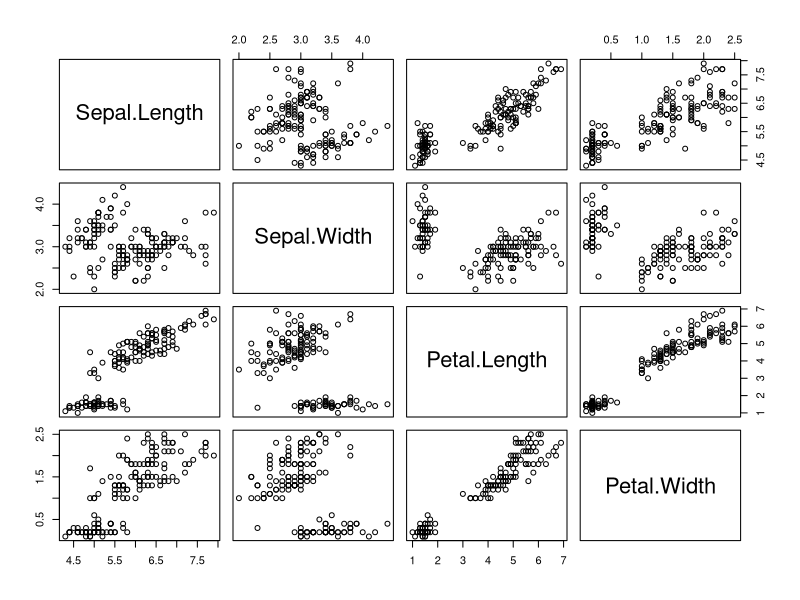
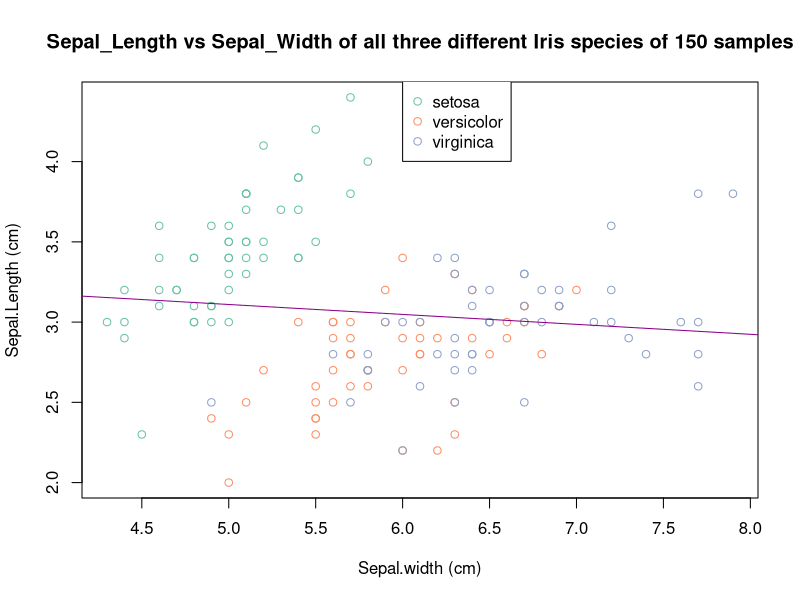
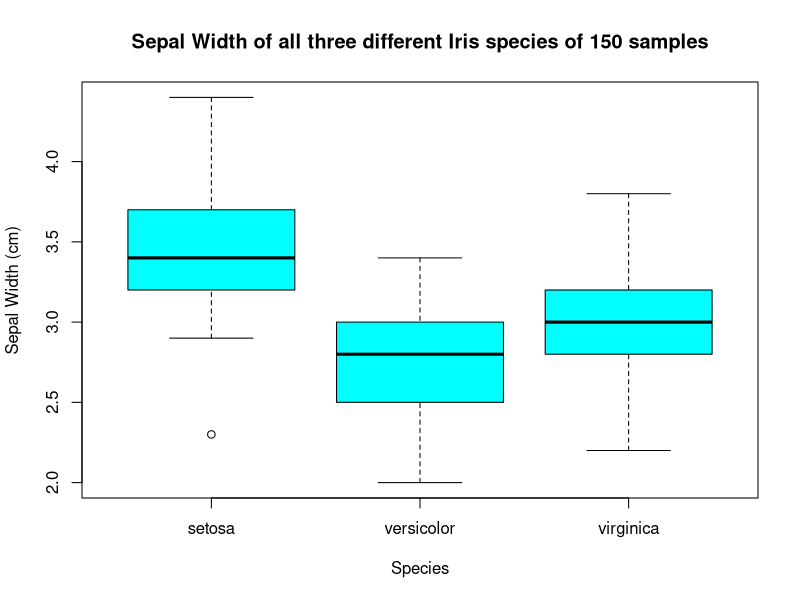
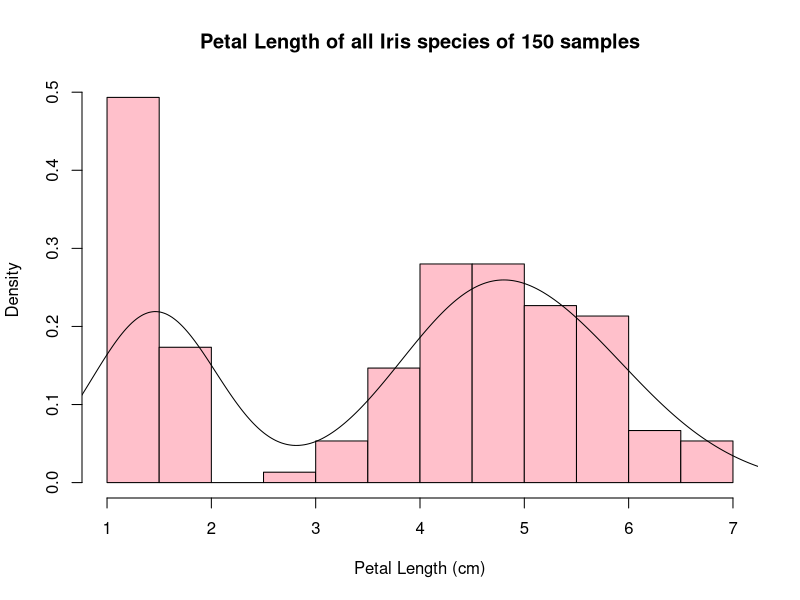
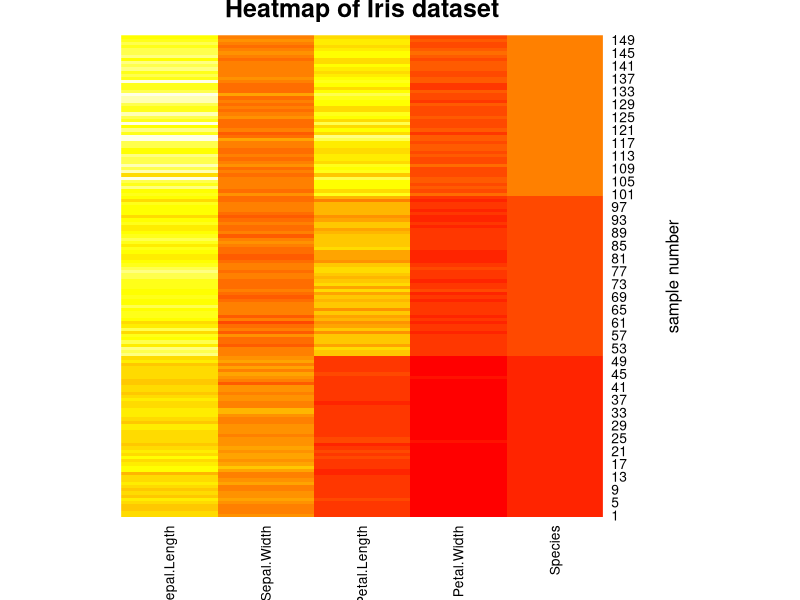
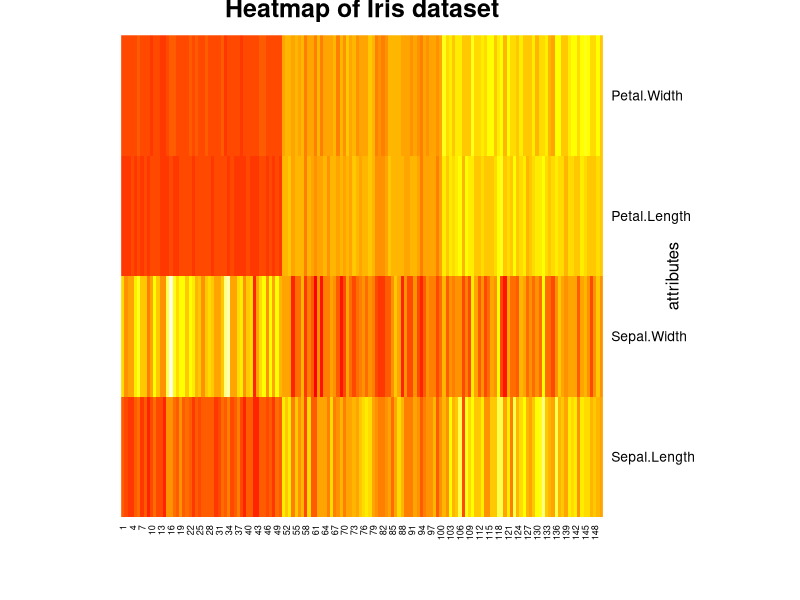
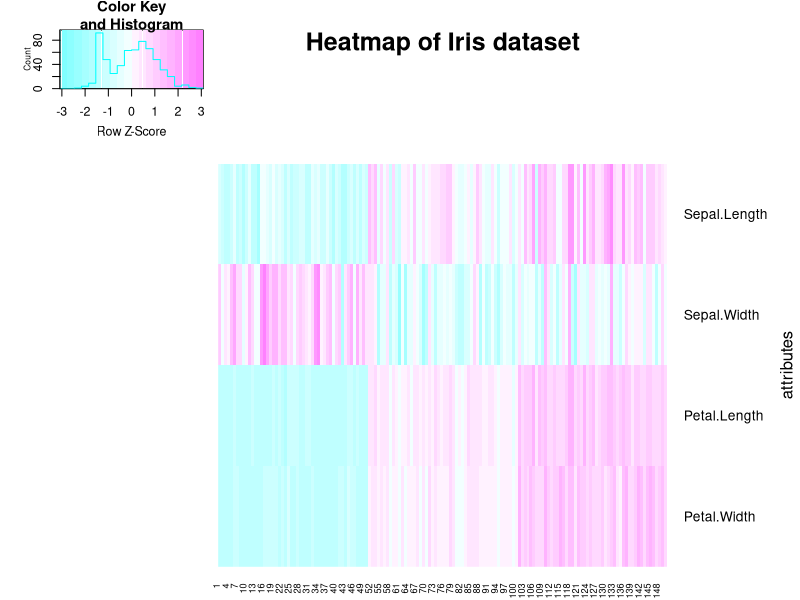

Source code (R) for these figures, in order:
## ---- chunk 1
knitr::opts_chunk$set(echo = TRUE)
## ---- chunk 2
library(RColorBrewer) # for the colors of the graphs
library(gplots) # for heat map
## ---- chunk 3
library(datasets)
data("iris") #"iris" is one of few built-in R datasets!
summary(iris) #output a summary data table of all 150 irises
## ---- chunk 4
names(iris) # list variables
pairs(iris[1:4]) # illustrate how variables compare to eachother. Excluding "Species"
#this function provides a list of scatterplots of each variable being "mapped" to eachother as both independent and dependent variables
## ---- chunk 5
# Plotting the main and both axis titles
# RColorBrewer (n, name). n = number of different colors (3), name = selected from "brewer.pal.info". More info check out ?ColorBrewer reference 

plot(Sepal.Width ~ Sepal.Length, data = iris, main = "Sepal_Length vs Sepal_Width of all three different Iris species of 150 samples", xlab = "Sepal.width (cm)", ylab ="Sepal.Length (cm)", col=brewer.pal(3, "Set2") [iris$Species]) 

# Add regression line
abline(lm(Sepal.Width ~ Sepal.Length, data = iris), col = 'darkmagenta')

# legend of of the three different species
legend(x=6.0, y=4.5, legend=levels(iris$Species), col=brewer.pal(3, "Set2"), pch=1)

#Summary table of regression data
summary(lm(Sepal.Width ~ Sepal.Length, data = iris))

#Notice how Setosa have noticably short Sepal.width. However length its the longest compared to Versicolor's and Virginica's.
#The regression line tells that future outcome will range around the line's value
## ---- chunk 6
boxplot(Sepal.Width ~ Species, data = iris, main = "Sepal Width of all three different Iris species of 150 samples", xlab = "Species", ylab = "Sepal Width (cm)", col = "cyan") 
#Y-variable is mapped to X-variable
#Setosa have the miniumin sepal width as it's outlier however,it also have the greatest sepal width and Versicolor and Virginica data are fairly similiar to eachother as their medians are closer compare to it's relation to setosa
## ---- chunk 7
Petal_Length <- iris$Petal.Length #collect all petal length samples in all 150 Iris samples
hist(Petal_Length, main = "Petal Length of all Iris species of 150 samples", xlab = "Petal Length (cm)", col = "pink", freq = FALSE)
# freq = FALSE, check for population density instead of freq = TRUE which counts frequency

lines(density(iris$Petal.Length)) #create density plot line
summary(Petal_Length, data = iris)

#this density plot indicates the likeliness based on frequency data where the Petal length is most likely to be within the 150 samples. Based on the Median and Mean, it's more likely to be around 3.75 and 4.35 however from 1 to 2 is a noticable outlier of the Petal Length sample.
## ---- chunk 8
#heatmap() found in default R package
?heatmap # for quick reference guide

#set up class for iris dataset
class(iris)

#convert iris_heat dataframe into a matrix
iris_heat <- data.matrix(iris)
heatmap(iris_heat,  scale="none", cexRow=1, cexCol = 1, col= heat.colors(n=20), Rowv = NA, Colv = NA, ylab = "sample number", main = "Heatmap of Iris dataset") 

#Transpose dataset (flip x and y axis)
heatmap(t(iris[, 1:4]), scale="row",  cexRow=1, col = heat.colors(n=20), Rowv = NA, Colv = NA, ylab =  "attributes", main = "Heatmap of Iris dataset")

#"scale" indicates if the values in either the row direction or column direction
# heat.colors() heat map default colors, n = number of colors. hcl.pals() to list avaliable color palettes
#"Colv" for the column dendrogram and "RowV" for Row dendrogram. 'NA' does not render dendrograms in plot.
#"cexRow" and "cexCol" are for scaling of the x and y axis

#red equates high and yellow equates to low value. More matching, means more similiar and related the data is to one another.
# Notice samples 1-49 have lower sepal width compare to other samples, but greater value in the other attributes Petal.Width, Petal.Length, Sepal, Length.
# Notice how consistent petal.width, petal.length. sepal.length is pattern wise based on the color however sepal.width is noticably different.
## ---- chunk 9
?heatmap.2 #reference guide

library(gplots) #enchanced heatmap
heatmap.2(t(iris[, 1:4]), trace="none", scale="row", key=TRUE, margins=c(2, 8), cexRow=1, col = cm.colors(n=20), Rowv = NA, Colv = NA, ylab =  "attributes", main = "Heatmap of Iris dataset" )

# "t(iris[,1:4])" matrix transpose that reconstruct the order of attributes and sample number 
# "trace" shows you where on the range the cells are positions. options are column","row","both","none".
# "key=TRUE" 	logical indicating whether a color-key should be shown.
# "margins = c(2,8)" gives less space to x axis labels, but more space to y axis labels


#if error of graphic error occurs debug with dev.off()

#about the data, it's very similar inference compare the to heatmap above however the presentation is alot better along with the legend that indicates blue to be less than purple
